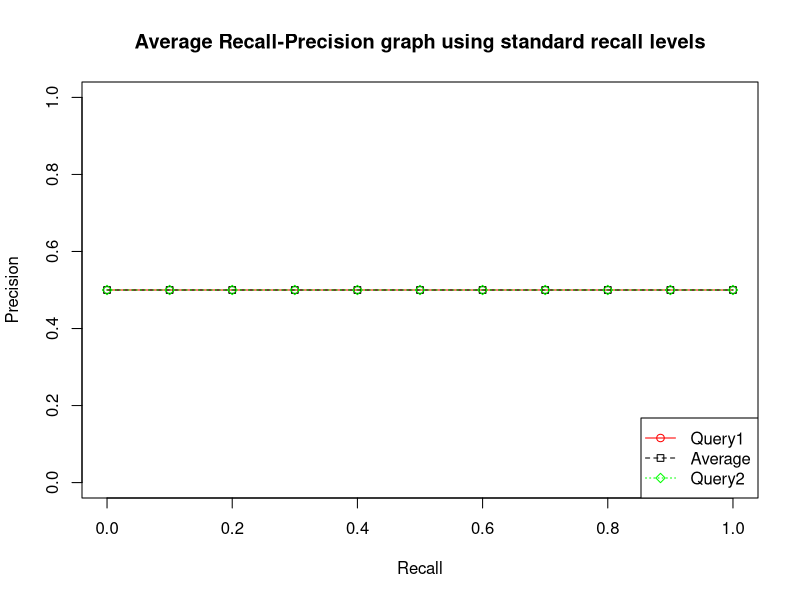

The R script that drew this image:
query <- read.csv("AverageInterpolation.csv", header = TRUE)
query1 <- read.csv("AverageInterpolationQuery1.csv", header = TRUE)
query2 <- read.csv("AverageInterpolationQuery2.csv", header = TRUE)

plot(query$Recall, query$Precision,xlab = "Recall", ylab = "Precision",ylim=c(0,1)
     ,main = "Average Recall-Precision graph using standard recall levels",type = "o", col = "red", pch = 21 ,lty = 1)

lines(query1$Recall,query1$Precision,type = "o",col = "black", pch = 22, lty = 2)
lines(query2$Recall,query2$Precision,type = "o",col = "green", pch = 23 ,lty = 3)

legend("bottomright", c("Query1","Average","Query2"), col=c("red","black", "green"),pch=21:23, lty=1:3)